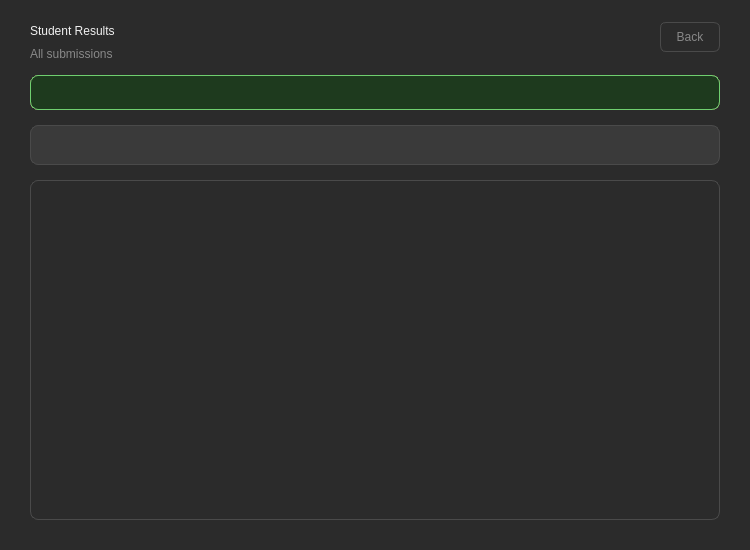
<?xml version="1.0" encoding="UTF-8"?>
<ui version="4.0">
 <class>Dialog</class>
 <widget class="QDialog" name="Dialog">
  <property name="geometry">
   <rect>
    <x>0</x>
    <y>0</y>
    <width>750</width>
    <height>550</height>
   </rect>
  </property>
  <property name="windowTitle">
   <string>Dialog</string>
  </property>
  <widget class="QWidget" name="widget" native="true">
   <property name="geometry">
    <rect>
     <x>0</x>
     <y>0</y>
     <width>750</width>
     <height>550</height>
    </rect>
   </property>
   <property name="styleSheet">
    <string notr="true">QWidget {
    background-color: #2B2B2B;
}</string>
   </property>
   <widget class="QLabel" name="label">
    <property name="geometry">
     <rect>
      <x>30</x>
      <y>20</y>
      <width>250</width>
      <height>22</height>
     </rect>
    </property>
    <property name="styleSheet">
     <string notr="true">QLabel {
    color: #F0F0F0;
    font: bold 14px &quot;Segoe UI&quot;;
}</string>
    </property>
    <property name="text">
     <string>Student Results</string>
    </property>
   </widget>
   <widget class="QLabel" name="label_2">
    <property name="geometry">
     <rect>
      <x>30</x>
      <y>45</y>
      <width>200</width>
      <height>18</height>
     </rect>
    </property>
    <property name="styleSheet">
     <string notr="true">QLabel {
    color: #888888;
    font: 11px &quot;Segoe UI&quot;;
}</string>
    </property>
    <property name="text">
     <string>All submissions</string>
    </property>
   </widget>
   <widget class="QPushButton" name="back_btn">
    <property name="geometry">
     <rect>
      <x>660</x>
      <y>22</y>
      <width>60</width>
      <height>30</height>
     </rect>
    </property>
    <property name="cursor">
     <cursorShape>PointingHandCursor</cursorShape>
    </property>
    <property name="styleSheet">
     <string notr="true">QPushButton {
    background-color: transparent;
    color: #888888;
    border: 1px solid #4A4A4A;
    border-radius: 6px;
    font: 12px &quot;Segoe UI&quot;;
}
QPushButton:hover { color: #D4D4D4; }
</string>
    </property>
    <property name="text">
     <string>Back</string>
    </property>
    <property name="icon">
     <iconset>
      <normaloff>../../../Downloads/arrow-left (1).png</normaloff>../../../Downloads/arrow-left (1).png</iconset>
    </property>
   </widget>
   <widget class="QLabel" name="error_label">
    <property name="geometry">
     <rect>
      <x>30</x>
      <y>75</y>
      <width>690</width>
      <height>35</height>
     </rect>
    </property>
    <property name="styleSheet">
     <string notr="true">QLabel {
    background-color: #3A1E1E;
    color: #CF6F6F;
    border: 1px solid #CF6F6F;
    border-radius: 8px;
    font: 13px &quot;Segoe UI&quot;;
    padding: 10px 14px;
}</string>
    </property>
    <property name="text">
     <string/>
    </property>
   </widget>
   <widget class="QLabel" name="success_label">
    <property name="geometry">
     <rect>
      <x>30</x>
      <y>75</y>
      <width>690</width>
      <height>35</height>
     </rect>
    </property>
    <property name="styleSheet">
     <string notr="true">QLabel {
    background-color: #1E3A1E;
    color: #6FCF6F;
    border: 1px solid #6FCF6F;
    border-radius: 8px;
    font: 13px &quot;Segoe UI&quot;;
    padding: 10px 14px;
}</string>
    </property>
    <property name="text">
     <string/>
    </property>
   </widget>
   <widget class="QLineEdit" name="search_input">
    <property name="geometry">
     <rect>
      <x>30</x>
      <y>125</y>
      <width>690</width>
      <height>40</height>
     </rect>
    </property>
    <property name="styleSheet">
     <string notr="true">QLineEdit {
    background-color: #3A3A3A;
    color: #F0F0F0;
    border: 1px solid #4A4A4A;
    border-radius: 8px;
    padding: 8px 12px;
    font: 13px &quot;Segoe UI&quot;;
}
QLineEdit:focus { border: 1px solid #D4D4D4; }</string>
    </property>
    <property name="text">
     <string/>
    </property>
   </widget>
   <widget class="QTableWidget" name="results_table">
    <property name="geometry">
     <rect>
      <x>30</x>
      <y>180</y>
      <width>690</width>
      <height>340</height>
     </rect>
    </property>
    <property name="styleSheet">
     <string notr="true">QTableWidget {
    background-color: #2B2B2B;
    color: #D4D4D4;
    border: 1px solid #4A4A4A;
    border-radius: 8px;
    font: 13px &quot;Segoe UI&quot;;
    gridline-color: #4A4A4A;
}
QTableWidget::item { padding: 8px; }
QTableWidget::item:selected {
    background-color: #3A3A3A;
    color: #F0F0F0;
}
QHeaderView::section {
    background-color: #1A1A1A;
    color: #888888;
    font: bold 12px &quot;Segoe UI&quot;;
    border: 1px solid #4A4A4A;
    padding: 6px;
}</string>
    </property>
   </widget>
  </widget>
 </widget>
 <resources/>
 <connections/>
</ui>
